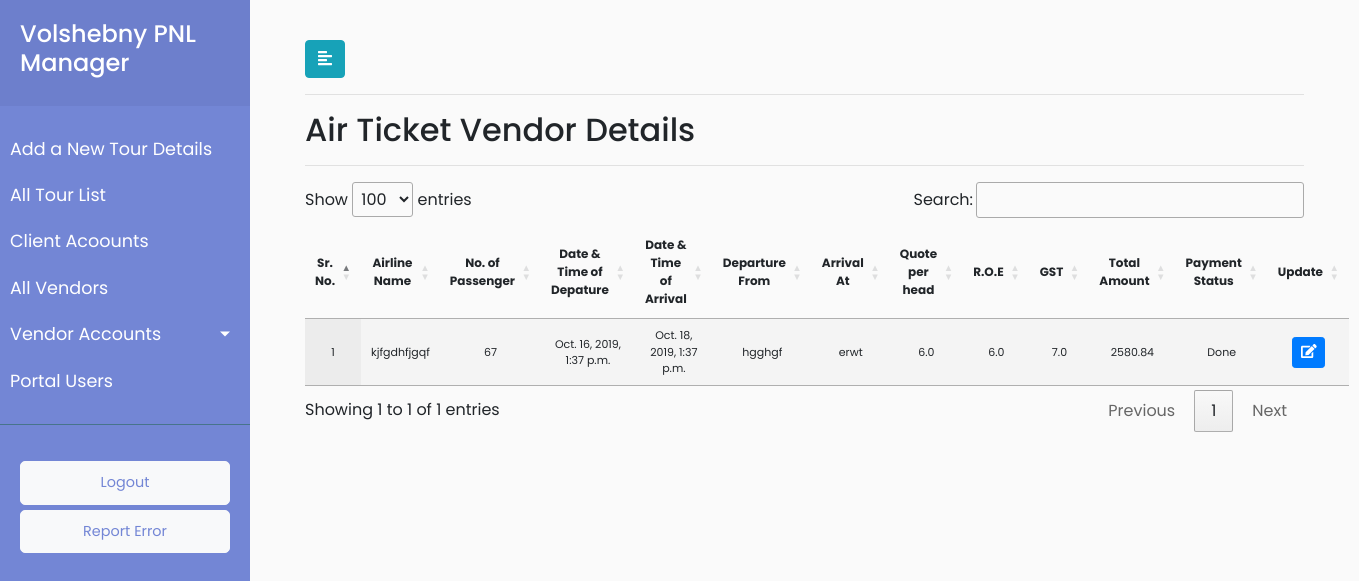
The app's page /vendor/details/airticket/23/Done/ (signed in), older data.
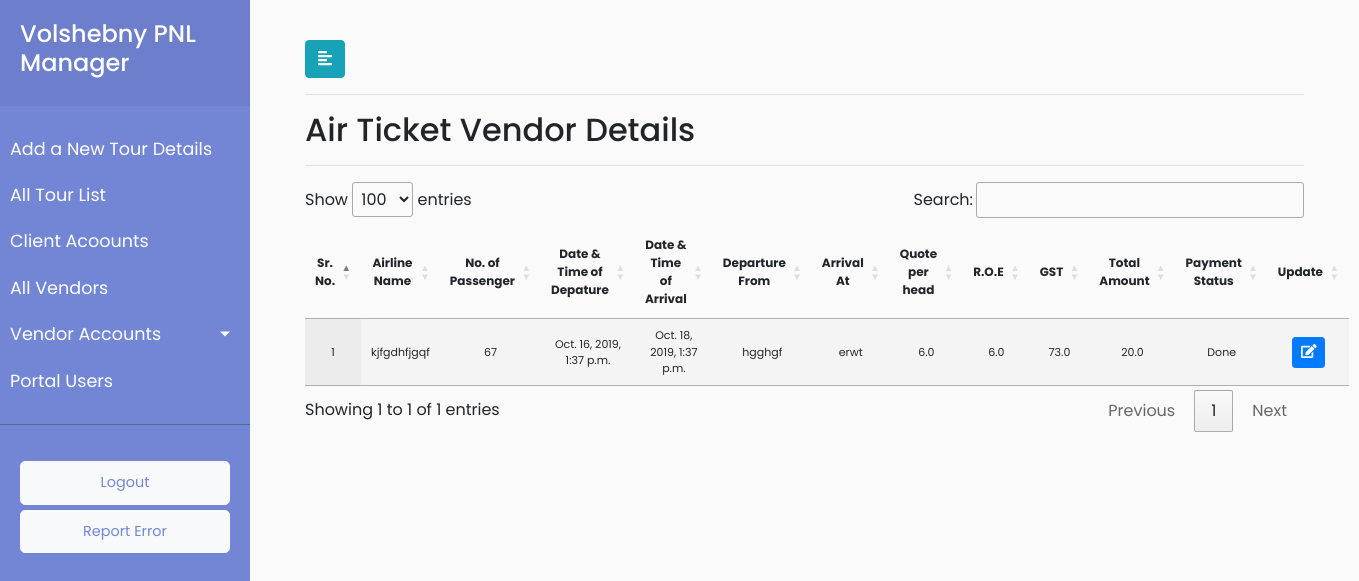
The same page, newer data.
### payment/models.py (models this page shows, shortened)
class Service(models.Model):
        payment_status=(('Pending','Pending'),('Done','Done'))
        service_vendor_id = models.ForeignKey(Vendor, on_delete = models.CASCADE,default="2")
        service_number_of_passengers =  models.CharField(max_length=920,blank=True)
        service_quote_per_head = models.FloatField(blank=True)
        service_roe = models.FloatField(blank=True)
        service_gst = models.FloatField(blank=True)
        service_total_amount =  models.FloatField(default=0.0,blank=True)
        service_payment_method = models.CharField(max_length=920,default="")
        service_vendor_payment_status = models.CharField(choices=payment_status,max_length=920,default="Pending")
        objects = InheritanceManager()
        service_id = models.ForeignKey(Groupdescription, on_delete = models.CASCADE,default="11")

class AirTicketsQuatation(Service):
        service_type = models.CharField(max_length=920,default="Air Ticket Service")
        airticket_airline_name = models.CharField(max_length=920)
        airticket_date_and_time_of_depature = models.DateTimeField()
        airticket_date_and_time_of_arrival = models.DateTimeField()
        airticket_departure_from = models.CharField(max_length=920,default="")
        airticket_arrival_at = models.CharField(max_length=920,default="")
        airticket_booked_from = models.CharField(max_length=920,blank=True)
        class Meta:
                verbose_name_plural = "Air Ticket Quotation"
                verbose_name = "Air Ticket"

class Service(models.Model):
        payment_status=(('Pending','Pending'),('Done','Done'))
        service_vendor_id = models.ForeignKey(Vendor, on_delete = models.CASCADE,default="2")
        service_number_of_passengers =  models.CharField(max_length=920,blank=True)
        service_quote_per_head = models.FloatField(blank=True)
        service_roe = models.FloatField(blank=True)
        service_gst = models.FloatField(blank=True)
        service_total_amount =  models.FloatField(default=0.0,blank=True)
        service_payment_method = models.CharField(max_length=920,default="")
        service_vendor_payment_status = models.CharField(choices=payment_status,max_length=920,default="Pending")
        objects = InheritanceManager()
        service_id = models.ForeignKey(Groupdescription, on_delete = models.CASCADE,default="11")

### payment/views.py (the view)
# urls.py: re_path(r'^vendor/details/airticket/(?P<vendor_id>[\w\-\s\(\)]+)/(?P<payment_status>\w+)/$',views.vendor_accounts_airticket_quatation_details,name='vendor_accounts_airticket_quatation_details'),
@login_required(login_url='/user_login')
def vendor_accounts_airticket_quatation_details(request,vendor_id,payment_status):
    userrole = request.user.user_role
    vendor_pending = AirTicketsQuatation.objects.filter(service_vendor_id=vendor_id,service_vendor_payment_status=payment_status).all()
    data = {"userrole":userrole, "airtickets": vendor_pending }
    return render(request, 'payment/vendor_accounts_airticket_quatation_details.html',data)

### payment/templates/payment/vendor_accounts_airticket_quatation_details.html (shortened to what this page needs)
{% extends 'payment/base.html' %}
{% load static %}
{% block stylesheets %}
<link rel="stylesheet" href="//cdn.datatables.net/1.10.19/css/jquery.dataTables.min.css">
{% endblock stylesheets %}
{% block content %}
<div id="content">
	<div class="container-fluid">
		<button type="button" id="sidebarCollapse" class="btn btn-info">
			<i class="fas fa-align-left"></i>
		</button>
        <hr>
                <h2>Air Ticket Vendor Details</h2>
                <hr>
        <div>
        {% if airtickets %}
                      <table id="test_table" class="display" style="width:100%; text-align: center">
                       <thead style="font-size:12px">
                                <tr>
                                    <th class="text-center" scope="col">Sr. No.</th>
                                    <th class="text-center" scope="col">Airline Name</th>
                                    <th class="text-center" scope="col">No. of Passenger</th>
                                    <th class="text-center" scope="col">Date & Time of Depature</th>
                                     <th class="text-center" scope="col">Date & Time of Arrival</th>
                                     <th class="text-center" scope="col">Departure From</th>
                                     <th class="text-center" scope="col">Arrival At</th>
                                     <th class="text-center" scope="col">Quote per head</th>
                                     <th class="text-center" scope="col">R.O.E</th>
                                     <th class="text-center" scope="col">GST</th>
                                     <th class="text-center" scope="col">Total Amount</th>
                                     <th class="text-center" scope="col">Payment Status</th>
                                    <th class="text-center" scope="col">Update</th>
                                </tr>
                            </thead>
                            <tbody style="font-size:11px">
                                   {% for air_ticket in airtickets %}
					<tr>
						<td class="text-center" scope="row" >{{ forloop.counter }}</td>
						<td class="text-center">{{ air_ticket.airticket_airline_name }}</td>
						<td class="text-center">{{ air_ticket.service_number_of_passengers }}</td>
						<td class="text-center">{{ air_ticket.airticket_date_and_time_of_depature }}</td>
						<td class="text-center">{{ air_ticket.airticket_date_and_time_of_arrival }}</td>
						<td class="text-center">{{ air_ticket.airticket_departure_from }}</td>
						<td class="text-center">{{ air_ticket.airticket_arrival_at }}</td>
						<td class="text-center">{{ air_ticket.service_quote_per_head }}</td>
						<td class="text-center">{{ air_ticket.service_roe }}</td>
						<td class="text-center">{{ air_ticket.service_gst }}</td>
                        <td class="text-center">{{ air_ticket.service_total_amount }}</td>
						<td class="text-center">{{ air_ticket.service_vendor_payment_status }}</td>
                        <td>
                            <button type="button" class="update_air_ticket btn btn-sm btn-primary" data-id="{% url 'payment:vendor_airticket_detail_update' air_ticket.pk %}">
                                <span class="fa fa-edit"></span>
                            </button>
                        </td>
                    </tr>
                                {% endfor %}
                            </tbody>
                             </table>
                             {% else %}
			<p class="no-leads text-primary">No entry added yet.</p>
			{% endif %}
                </div>
            </div>
            </div>
{% endblock %}

Row changes from the older to the newer data that the page shows:
changed through a linked row, AirTicketsQuatation "kjfgdhfjgqf": service_gst "7.0" → "73.0"; service_total_amount "2580.84" → "20.0"
